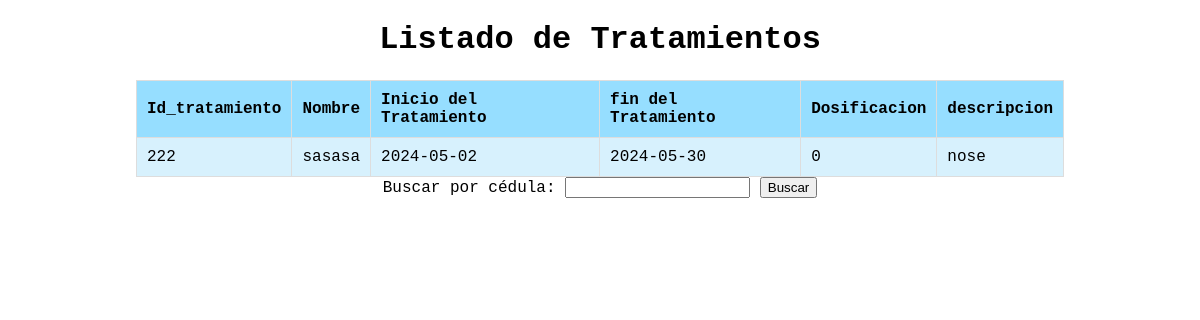
/public/view/ver-informacionTratamiento.php, run on the app's committed database.
### tables this page shows
CREATE TABLE `tratamiento` (
  `nombreMedicamento` varchar(255) NOT NULL,
  `Id_tratamiento` int(50) NOT NULL,
  `descripcion` varchar(255) NOT NULL,
  `IniciaTratamiento` date NOT NULL,
  `finalTratamiento` date NOT NULL,
  `dosificacion` int(255) NOT NULL
);

### public/view/ver-informacionTratamiento.php (the view, shortened to what this page needs)
<!DOCTYPE html>
<html lang="en">
<head>
    <link rel="stylesheet" href="../css/verInfo.css">
</head>
<body>
    <h1>Listado de Tratamientos</h1>
    <div class="pacientes">
        <?php
        require "../../src/mostrar.php";
        if (isset($_POST['Buscar'])) {
            $cedula = $_POST['cedula'];
            $sql = "SELECT * FROM tratamiento WHERE Id_tratamiento = '$cedula'";
            $result = mysqli_query($conn, $sql);
            if (mysqli_num_rows($result) > 0) {
                echo "<table>";
                echo "<tr>
                        <th>Id_tratamiento</th>
                        <th>Nombre</th>
                        <th>Inicio del Tratamiento</th>
                        <th>fin del Tratamiento</th>
                        <th>Dosificacion</th>
                        <th>descripcion</th>
                      </tr>";
                while ($mos = mysqli_fetch_array($result)) {
                    echo "<tr>";
                    echo "<td>" . $mos['Id_tratamiento'] . "</td>";
                    echo "<td>" . $mos['nombreMedicamento'] . "</td>";
                    echo "<td>" . $mos['IniciaTratamiento'] . "</td>";
                    echo "<td>" . $mos['finalTratamiento'] . "</td>";
                    echo "<td>" . $mos['dosificacion'] . "</td>";
                    echo "<td>" . $mos['descripcion'] . "</td>";
                    echo "</tr>";
                }
                echo "</table>";
            } else {
                echo "<p>No se encontraron tratamientos para este paciente.</p>";
            }
        } else {
            $sql = "SELECT * FROM tratamiento";
            $result = mysqli_query($conn, $sql);
            if (mysqli_num_rows($result) > 0) {
                echo "<table>";
                echo "<tr>
                        <th>Id_tratamiento</th>
                        <th>Nombre</th>
                        <th>Inicio del Tratamiento</th>
                        <th>fin del Tratamiento</th>
                        <th>Dosificacion</th>
                        <th>descripcion</th>
                      </tr>";
                while ($mos = mysqli_fetch_array($result)) {
                    echo "<tr>";
                    echo "<td>" . $mos['Id_tratamiento'] . "</td>";
                    echo "<td>" . $mos['nombreMedicamento'] . "</td>";
                    echo "<td>" . $mos['IniciaTratamiento'] . "</td>";
                    echo "<td>" . $mos['finalTratamiento'] . "</td>";
                    echo "<td>" . $mos['dosificacion'] . "</td>";
                    echo "<td>" . $mos['descripcion'] . "</td>";
                    echo "</tr>";
                }
                echo "</table>";
            } else {
                echo "<p>No se encontraron pacientes.</p>";
            }
        }
        ?>
    </div>
    <div>
        <form method="POST">
            <label for="cedula">Buscar por cédula:</label>
            <input type="number" name="cedula">
            <input type="submit" name="edit" value="Buscar">
        </form>
    </div>
</body>
</html>

### public/css/verInfo.css (style rules this page uses)
body { font-family:'Courier New', Courier, monospace; margin: 20px; }
h1 { text-align: center; }
form { text-align: center; margin-bottom: 20px; }
.pacientes { width: 80%; margin: auto; }
table { width: 100%; border-collapse: collapse; margin-top: 20px; }
th, td { padding: 10px; text-align: left; border: 1px solid #ddd; }
th { background-color: #96DEFF; }
tr:nth-child(even) { background-color: #d7f1fd; }

### data on the page
tratamiento: Id_tratamiento "222", nombreMedicamento "sasasa", IniciaTratamiento "2024-05-02", finalTratamiento "2024-05-30", dosificacion "0", descripcion "nose"
